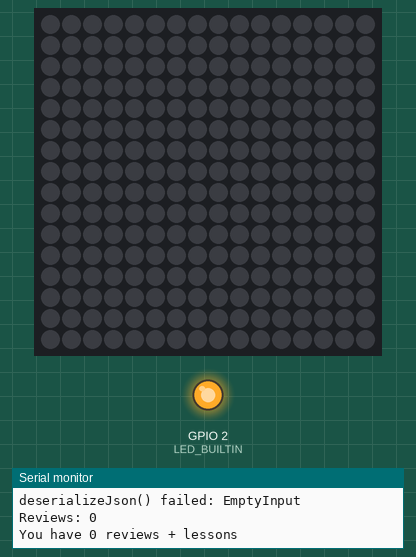
A sketch run on a simulated ESP8266 (NodeMCU). Shown: 16×16 RGB LED matrix (first LED top left, wired row by row), output pins drawn as LEDs (lit = HIGH, except the on-board LED, lit = LOW), the last lines printed to the serial monitor. WiFi joins after 1.5 s; servers stay silent unless stated; uploads are accepted with an empty reply; the local clock reads 2024-03-15 10:24:30 at power-on unless the sketch sets it.

Above: at 13.6 s.
At 18.1 s:
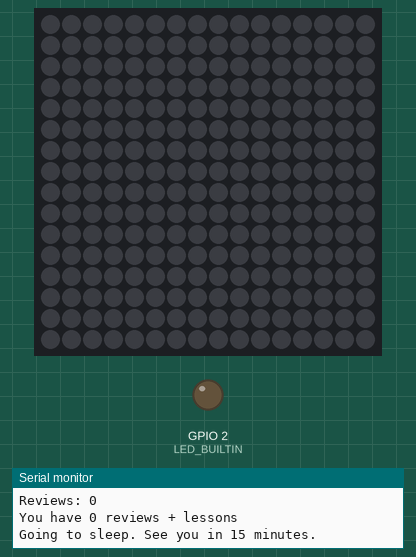
Timing chart, 0 to 19.6 s (numbered marks = the images above):
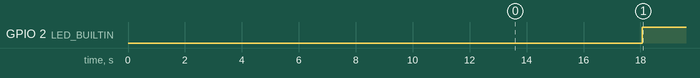

The sketch:

WaniKani.ino
```cpp
#define FASTLED_ESP8266_RAW_PIN_ORDER
#include <ESP8266WiFi.h>
#include <ESP8266HTTPClient.h>
#include <WiFiClient.h>
#include <ArduinoJson.h>
#include <FastLED.h>
#include <time.h>

/*  Basic Settings  */

const char* ssid = "SSID";
const char* password = "PASSWORD";
const char* apiKey = "WK-API-KEY"; //https://www.wanikani.com/settings/personal_access_tokens
const char* timezone = "TIMEZONECODE"; //https://github.com/nayarsystems/posix_tz_db/blob/master/zones.csv

//Example time zones
//const char* timezone = "JST-9";                            // Japan
//const char* timezone = "GMT0BST,M3.5.0/01,M10.5.0/02";     // UK
//const char* timezone = "MET-2METDST,M3.5.0/01,M10.5.0/02"; // Most of Europe
//const char* timezone = "CET-1CEST,M3.5.0,M10.5.0/3";       // Central Europe
//const char* timezone = "EST-2METDST,M3.5.0/01,M10.5.0/02"; // Most of Europe
//const char* timezone = "EST5EDT,M3.2.0,M11.1.0";           // EST USA
//const char* timezone = "CST6CDT,M3.2.0,M11.1.0";           // CST USA
//const char* timezone = "MST7MDT,M4.1.0,M10.5.0";           // MST USA
//const char* timezone = "NZST-12NZDT,M9.5.0,M4.1.0/3";      // Auckland
//const char* timezone = "EET-2EEST,M3.5.5/0,M10.5.5/0";     // Asia
//const char* timezone = "ACST-9:30ACDT,M10.1.0,M4.1.0/3":   // Australia


/*  Advanced Settings  */

//show lessons too?
bool showLessons = true;

//How frequently to update, in minutes
unsigned long timerDelay = 15;

//What colors to use for the color gradient. https://uigradients.com/#Timber can give you some quick options.
#define colorA CRGB(0xff1493)
#define colorB CRGB(0x00bfff)
#define colorLesson CRGB(0xffffff)

//Max power to draw, controls the brightness of the LEDs. If you're powering this with USB, keep this under 450.
const uint8_t maxPower = 400;

/*  End of Settings */


unsigned long scaledTime;
#define LED_PIN  14

#define COLOR_ORDER GRB
#define CHIPSET     WS2812B

//hostnames
const char* serverName = "https://api.wanikani.com/v2/assignments?";
const char* timeHost      = "http://api.timezonedb.com/v2/get-time-zone?key=******&format=xml&fields=formatted&by=zone&zone=Asia/Tokyo";

// Params for width and height
const uint8_t kMatrixWidth = 16;
const uint8_t kMatrixHeight = 16;

#define NUM_LEDS (kMatrixWidth * kMatrixHeight)
CRGB leds_plus_safety_pixel[ NUM_LEDS + 1];
CRGB* const leds( leds_plus_safety_pixel + 1);

int pos = 0;

void setup() {
  pinMode(LED_BUILTIN, OUTPUT);
  FastLED.addLeds<CHIPSET, LED_PIN, COLOR_ORDER>(leds, NUM_LEDS).setCorrection(TypicalSMD5050);
  FastLED.setMaxPowerInVoltsAndMilliamps(5, maxPower); //max 500 for usb
  Serial.begin(115200);
  WiFi.begin(ssid, password);
  Serial.println("Connecting");
  while (WiFi.status() != WL_CONNECTED) {
    delay(100);
  }
  Serial.println(WiFi.localIP());
  configTime(0, 0, "pool.ntp.org", "time.nist.gov");
  setenv("TZ", timezone, 1);
  pos = 0;
}

int get_time() {
  time_t now;
  time(&now);
  char time_output[30];
  strftime(time_output, 30, "%H", localtime(&now));
  return String(time_output).toInt();
}

void setLED(int SRS) {
  if (pos < NUM_LEDS) {
    if (SRS == 0) {
      leds[pos] = colorLesson;
      FastLED.show();
      delay(10);
    }
    else if (SRS < 10) {
      leds[pos] = CRGB::White;
      FastLED.show();
      delay(10);
      leds[pos] = blend(colorA, colorB, 30 * SRS);
      delay(10);
    } else {
      leds[pos].fadeToBlackBy(192);
      delay(10);
    }
    pos ++;
    FastLED.show();
  }
}

void loop() {
  digitalWrite(LED_BUILTIN, LOW);
  Serial.println("Update Running");
  pos = 0;
  if (WiFi.status() == WL_CONNECTED) {
    WiFiClientSecure client;
    client.setInsecure();
    Serial.println("Connected");
    Serial.println("Updating time");
    int currentHour = get_time();
    Serial.println("Hour: " + (String)currentHour);
    switch (currentHour) {
      case 1:
      case 2:
      case 3:
      case 4:
      case 5:
      case 6:
        Serial.println("Low Power Mode");
        FastLED.setMaxPowerInVoltsAndMilliamps(5, maxPower * 0.5); //max 500 for usb
        scaledTime = timerDelay * 6;
        break;
      case 23:
      case 24:
      case 7:
      case 8:
      case 9:
        Serial.println("Med Power Mode");
        FastLED.setMaxPowerInVoltsAndMilliamps(5, maxPower * 0.75); //max 500 for usb
        scaledTime = timerDelay * 3;
        break;
        break;
      default:
        Serial.println("High Power Mode");
        FastLED.setMaxPowerInVoltsAndMilliamps(5, maxPower); //max 500 for usb
        scaledTime = timerDelay;
        break;
    }

    if (showLessons) {
      Serial.println("Lessons");
      HTTPClient http;
      http.useHTTP10(true);
      String urlString;
      urlString = serverName + (String)"immediately_available_for_lessons=true";
      http.begin(client, urlString);
      http.addHeader("Authorization", "Bearer " + (String)apiKey);
      http.GET();

      StaticJsonDocument<64> filter;
      filter["total_count"] = true;

      DynamicJsonDocument doc(2048);

      DeserializationError error = deserializeJson(doc, http.getStream(), DeserializationOption::Filter(filter));

      if (error) {
        Serial.print(F("deserializeJson() failed: "));
        Serial.println(error.f_str());
      }

      int total_count = doc["total_count"];
      Serial.println("Lessons: " + (String)total_count);

      for (int i = 0; i < doc["total_count"]; i++) {
        setLED(0);
      }
    }

    for (int srs = 0; srs < 9; srs++) {
      Serial.println("SRS: " + (String)srs);
      HTTPClient http;
      http.useHTTP10(true);
      String urlString;
      urlString = serverName + (String)"immediately_available_for_review=true&srs_stages=" + (String)srs;
      http.begin(client, urlString);
      http.addHeader("Authorization", "Bearer " + (String)apiKey);
      http.GET();

      StaticJsonDocument<64> filter;
      filter["total_count"] = true;

      DynamicJsonDocument doc(2048);

      DeserializationError error = deserializeJson(doc, http.getStream(), DeserializationOption::Filter(filter));

      if (error) {
        Serial.print(F("deserializeJson() failed: "));
        Serial.println(error.f_str());
      }

      int total_count = doc["total_count"];
      Serial.println("Reviews: " + (String)total_count);

      for (int i = 0; i < doc["total_count"]; i++) {
        setLED(srs);
      }
    }
  }
  Serial.println("You have " + (String)pos + " reviews + lessons");
  while (pos < NUM_LEDS) {
    setLED(10);
  }

  Serial.println("Going to sleep. See you in " + (String)scaledTime + " minutes." );
  digitalWrite(LED_BUILTIN, HIGH);
  wifi_set_sleep_type(LIGHT_SLEEP_T);
  delay(scaledTime * 60000);
  wifi_set_sleep_type(NONE_SLEEP_T);
}
```

Measured:
- by itself, GPIO 2 (LED_BUILTIN): LOW → HIGH at 18.1 s
